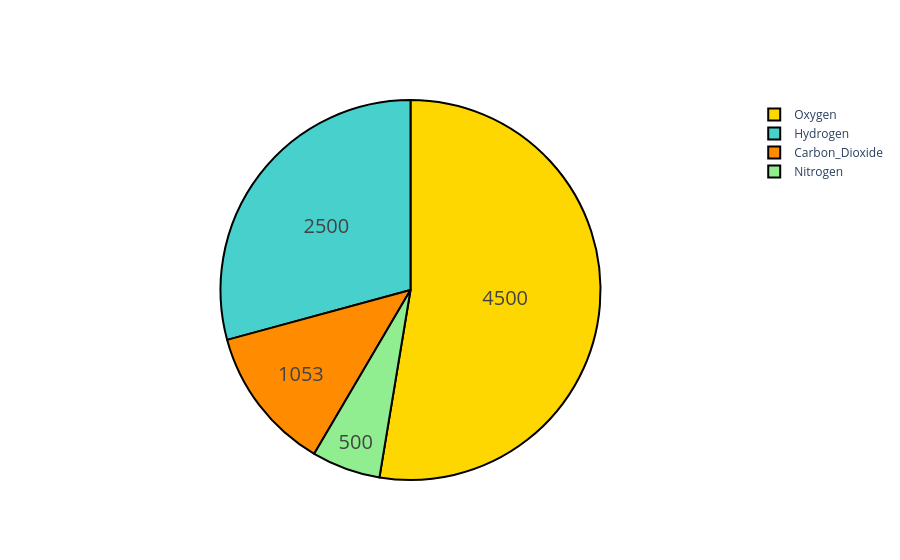

Here is the notebook cell this chart was saved with:
### Markdown cell above
# Styled Pie Chart

### Code cell
import plotly.graph_objects as go
colors = ['gold', 'mediumturquoise', 'darkorange', 'lightgreen']

fig = go.Figure(data=[go.Pie(labels=['Oxygen','Hydrogen','Carbon_Dioxide','Nitrogen'],
                             values=[4500,2500,1053,500])])
fig.update_traces(hoverinfo='label+percent', textinfo='value', textfont_size=20,
                  marker=dict(colors=colors, line=dict(color='#000000', width=2)))
fig.show()

### Figure 1 — Plotly figure (JSON) as saved in the notebook; plotly's stock layout.template omitted (floating-point values rounded to 4 significant figures)
{"data": [{"hoverinfo": "label+percent", "labels": ["Oxygen", "Hydrogen", "Carbon_Dioxide", "Nitrogen"], "marker": {"colors": ["gold", "mediumturquoise", "darkorange", "lightgreen"], "line": {"color": "#000000", "width": 2}}, "textfont": {"size": 20}, "textinfo": "value", "type": "pie", "values": [4500, 2500, 1053, 500]}], "layout": {}}
